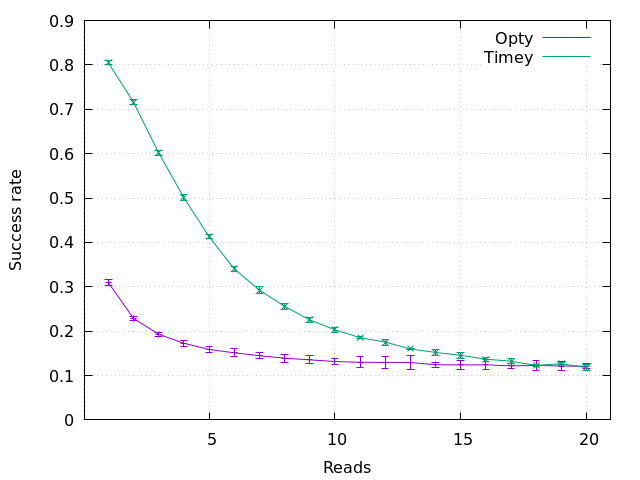

Reproduce this figure in gnuplot.
set datafile separator ','
set terminal pngcairo
set output 'fig.png'
set xlabel 'Reads'
set ylabel 'Success rate'
set grid
set xrange [1:20]

set offset graph 0.05, graph 0.05, graph 0.05, graph 0.05


plot '../../exp1/d/mean.csv' w l lt 1 title 'Opty', \
	'../../exp1/d/mean.csv' using 1:2:3 w yerrorbars notitle lt 1 , \
	'mean.csv' w l lt 2 title 'Timey', \
	'mean.csv' using 1:2:3 w yerrorbars notitle lt 2
